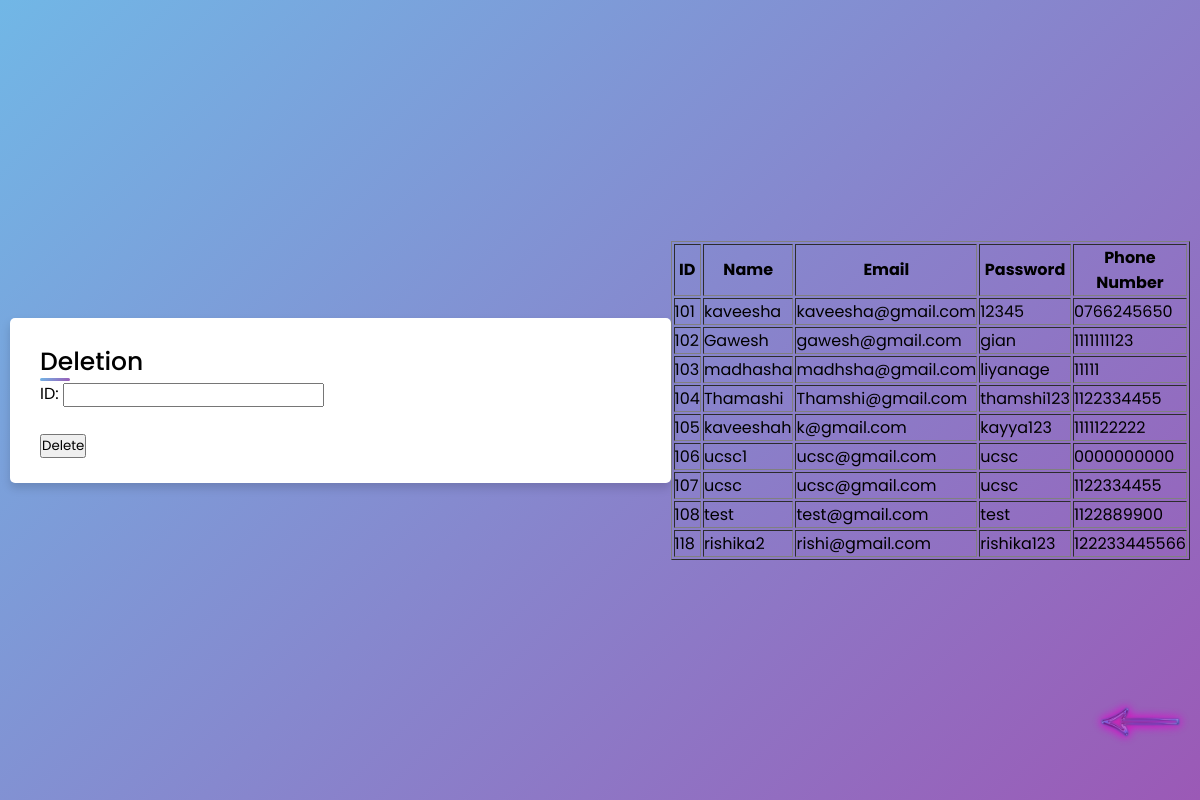
Page /delform.php on the committed database.
### tables this page shows
CREATE TABLE `users` (
  `user_id` int(6) UNSIGNED NOT NULL,
  `username` varchar(30) NOT NULL,
  `email` varchar(50) NOT NULL,
  `password` varchar(255) NOT NULL,
  `phone_number` varchar(20) NOT NULL,
  `role` int(1) DEFAULT NULL
);

### delform.php (the view, shortened to what this page needs)
<!DOCTYPE html>
<html lang="en" dir="ltr">
  <head>
    <link rel="stylesheet" href="styles/style2.css">
   </head>
<body>
  <div class="container">
    <div class="title">Deletion</div>
    <div class="content">
    <form action="delete.php" method="post">
        <label for="ID">ID:</label>
        <input type="text" name="user_id"><br><br>
        <input type="submit" value="Delete">
    </form>
    </div>
  </div>
<?php
$servername = "localhost";
$username = "root";
$password = "";
$database = "sample";
$con = mysqli_connect($servername, $username, $password, $database);
$sql = "SELECT * FROM Users";
$result = mysqli_query($con, $sql);
echo "<table border='1'>";
  echo "<tr>";
  echo "<th>ID</th>";
  echo "<th>Name</th>";
  echo "<th>Email</th>";
  echo "<th>Password</th>";
echo "<th>Phone Number</th>";
  echo "</tr>";
while($row = mysqli_fetch_array($result)) {
  echo "<tr>";
  echo "<td>" . $row['user_id'] . "</td>";
  echo "<td>" . $row['username'] . "</td>";
  echo "<td>" . $row['email'] . "</td>";
 echo "<td>" . $row['password'] . "</td>";
echo "<td>" . $row['phone_number'] . "</td>";
  echo "</tr>";
}
echo "</table>";
?>
<div id="arrow">
    <a href="1.php"><img width="100px" height="100px" alt="top image" src="assets/arrow.png"></a>
</div>
</body>
</html>

### styles/style2.css (style rules this page uses)
* { margin: 0; padding: 0; box-sizing: border-box; font-family: 'Poppins',sans-serif; }
body { height: 100vh; display: flex; justify-content: center; align-items: center; padding: 10px; background: linear-gradient(135deg, #71b7e6, #9b59b6); }
.container { max-width: 700px; width: 100%; background-color: #fff; padding: 25px 30px; border-radius: 5px; box-shadow: 0 5px 10px rgba(0,0,0,0.15); }
.container .title { font-size: 25px; font-weight: 500; position: relative; }
.container .title::before { content: ""; position: absolute; left: 0; bottom: 0; height: 3px; width: 30px; border-radius: 5px; background: linear-gradient(135deg, #71b7e6, #9b59b6); }

### delform.php (style rules this page uses)
#arrow { position: absolute; right: 10px; bottom: 19px; font-size: 24px; visibility: hidden; }

### rows in the picture
users: user_id "101", username "kaveesha", email "kaveesha@gmail.com", password "12345", phone_number "0766245650"
users: user_id "102", username "Gawesh", email "gawesh@gmail.com", password "gian", phone_number "1111111123"
users: user_id "103", username "madhasha", email "madhsha@gmail.com", password "liyanage", phone_number "11111"
users: user_id "104", username "Thamashi", email "Thamshi@gmail.com", password "thamshi123", phone_number "1122334455"
users: user_id "105", username "kaveeshah", email "k@gmail.com", password "kayya123", phone_number "1111122222"
users: user_id "106", username "ucsc1", email "ucsc@gmail.com", password "ucsc", phone_number "0000000000"
users: user_id "107", username "ucsc", email "ucsc@gmail.com", password "ucsc", phone_number "1122334455"
users: user_id "108", username "test", email "test@gmail.com", password "test", phone_number "1122889900"
users: user_id "118", username "rishika2", email "rishi@gmail.com", password "rishika123", phone_number "122233445566"
